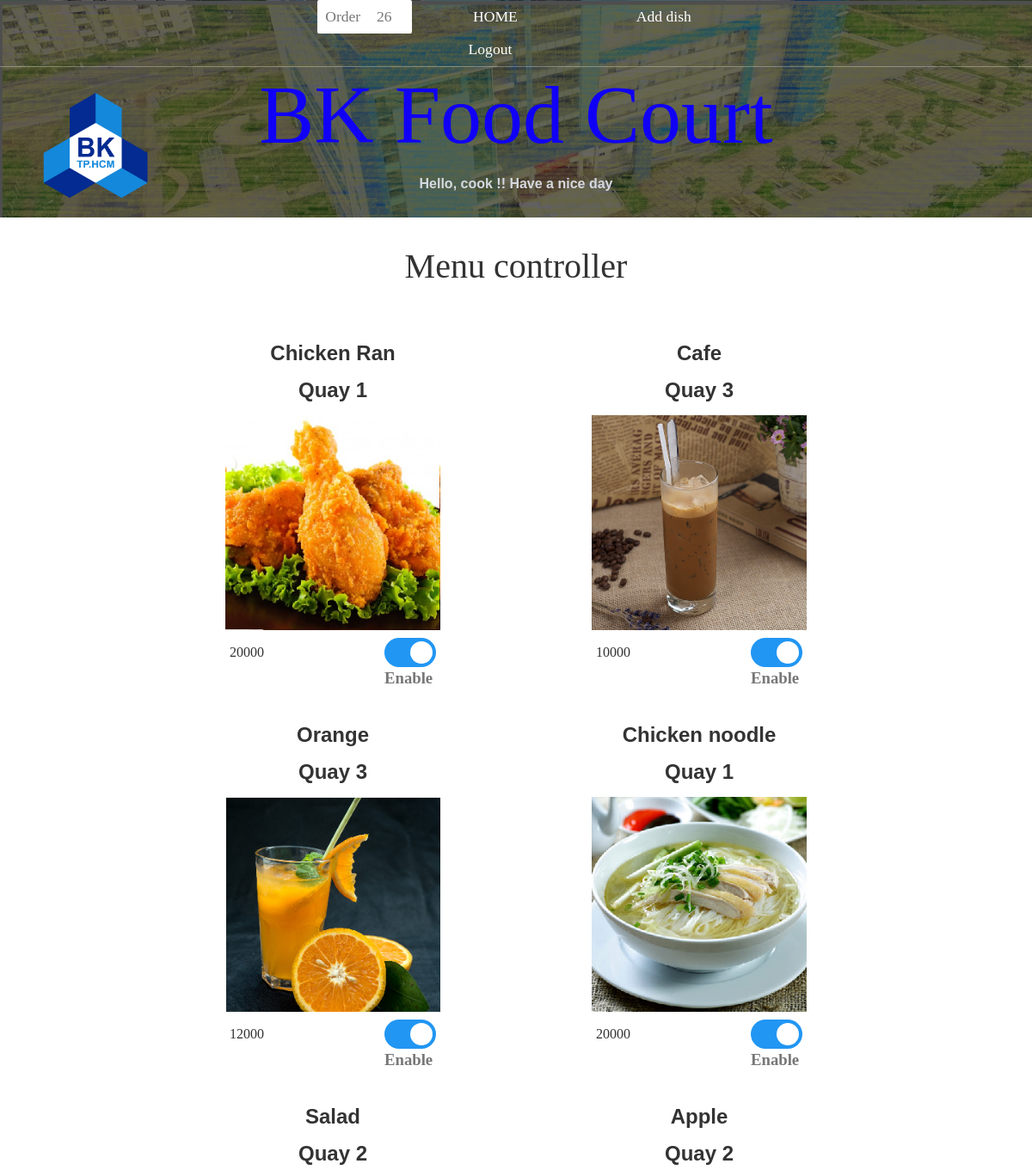
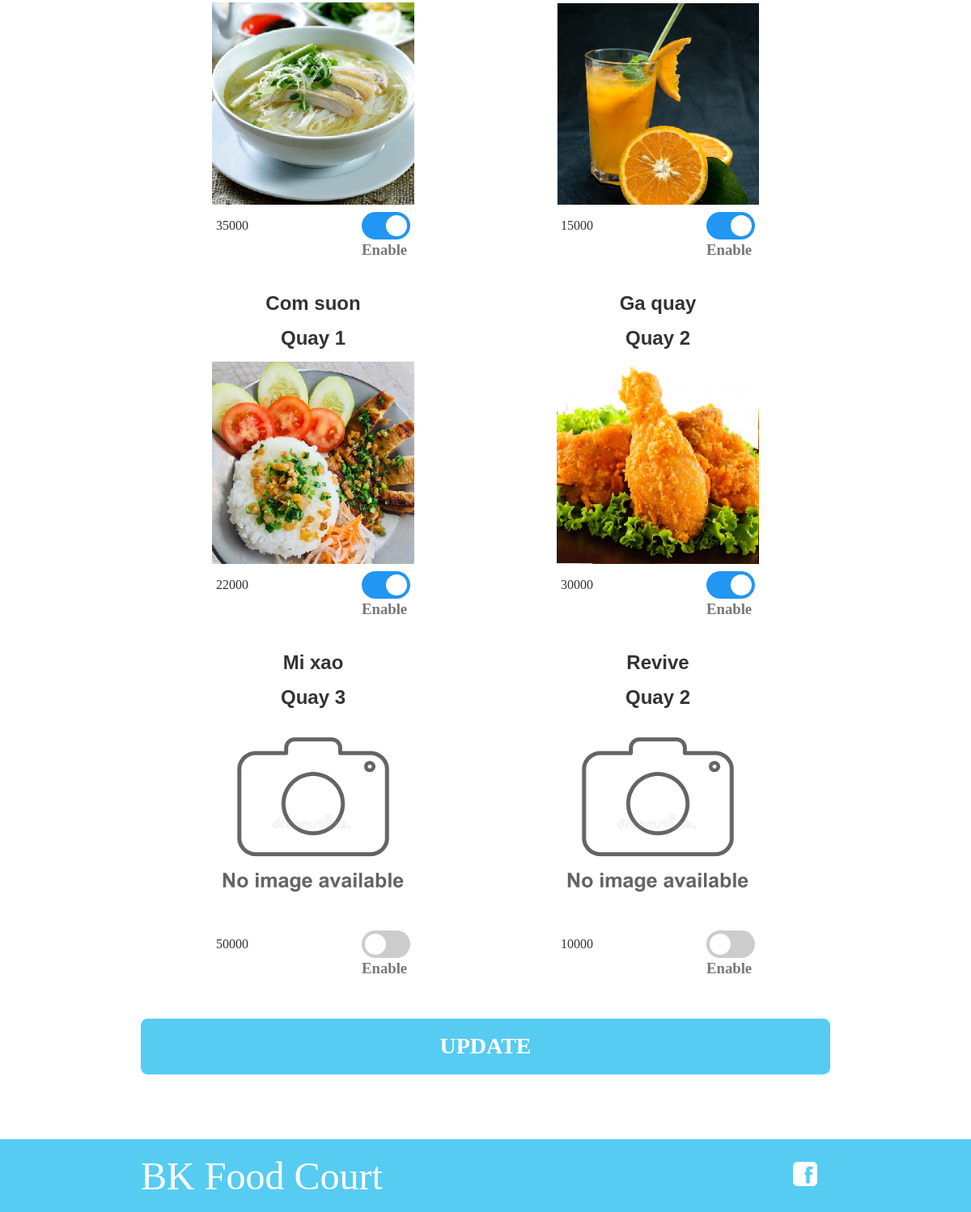
The app's page /cookSection/cookHome.php with its own data (2 pictures, top to bottom).
### tables this page shows
CREATE TABLE `menu` (
  `id` int(10) UNSIGNED NOT NULL,
  `dishname` varchar(30) NOT NULL,
  `vendor` varchar(30) NOT NULL,
  `price` int(10) UNSIGNED NOT NULL,
  `Avb` int(11) DEFAULT NULL,
  `img` varchar(100) DEFAULT NULL
);

### cookSection/cook-displayMenu.php (the view, shortened to what this page needs)
<?php
require("conection.php");
$sql = "SELECT * FROM menu";
$result = mysqli_query($conn, $sql);
?>
<html lang="en">
<head>
    <link rel="stylesheet" href="../styles.css" />
    <link rel="stylesheet" href="../toggleButton.css" />
</head>
<body>
    <div class="shop-items">
            <?php
            if (mysqli_num_rows($result) > 0) {
                    while($row = mysqli_fetch_assoc($result)) {
                            $name = $row['dishname'];
                            $vendor = $row['vendor'];
                            $price = $row['price'];
            ?>
                            <div class="shop-item">
                                    <span class="shop-item-title"><?php echo $name?></span>
                                    <span class="shop-item-title"><?php echo $vendor?></span>
                                    <img class="shop-item-image" src="../<?php echo $row['img']?>" >
                                <div class="shop-item-details">
                                    <span class="shop-item-price"><?php echo $price?></span>
                                    <label class="switch">
                                        <span class="slider round"></span>
                                        <h3>Enable</h3>
                                    </label>
                                </div>
                            </div>
            <?php
                    }
              }   else {
                  echo "No food is available";
              }
            ?>
    </div>
</body>
</html>

### styles.css (style rules this page uses)
* { box-sizing: border-box; font-family: Raleway; color: #777; }
html, body { margin: 0; padding: 0; min-height: 100%; }
.shop-item { margin: 30px; }
.shop-item-title { font-family: Arial, Helvetica, sans-serif; display: block; width: 100%; text-align: center; font-weight: bold; font-size: 1.5em; color: #333; margin-bottom: 15px; }
.shop-item-image { height: 250px; }
.shop-item-details { display: flex; align-items: center; padding: 5px; }
.shop-item-price { flex-grow: 1; color: #333; }
.shop-items { display: flex; flex-wrap: wrap; justify-content: space-around; }
* { box-sizing: border-box; }

### toggleButton.css (style rules this page uses)
.switch { position: relative; display: inline-block; width: 60px; height: 34px; }
.slider { position: absolute; cursor: pointer; top: 0; left: 0; right: 0; bottom: 0; background-color: #ccc; -webkit-transition: .4s; transition: .4s; }
.slider:before { position: absolute; content: ""; height: 26px; width: 26px; left: 4px; bottom: 4px; background-color: white; -webkit-transition: .4s; transition: .4s; }
input:checked + .slider { background-color: #2196F3; }
input:checked + .slider:before { -webkit-transform: translateX(26px); -ms-transform: translateX(26px); transform: translateX(26px); }
.slider.round { border-radius: 34px; }
.slider.round:before { border-radius: 50%; }

### records on screen
menu: dishname "Chicken Ran", vendor "Quay 1", img (picture), price "20000"
menu: dishname "Cafe", vendor "Quay 3", img (picture), price "10000"
menu: dishname "Orange", vendor "Quay 3", img (picture), price "12000"
menu: dishname "Chicken noodle", vendor "Quay 1", img (picture), price "20000"
menu: dishname "Salad", vendor "Quay 2", img (picture), price "35000"
menu: dishname "Apple", vendor "Quay 2", img (picture), price "15000"
menu: dishname "Com suon", vendor "Quay 1", img (picture), price "22000"
menu: dishname "Ga quay", vendor "Quay 2", img (picture), price "30000"
menu: dishname "Mi xao", vendor "Quay 3", img (placeholder picture), price "50000"
menu: dishname "Revive", vendor "Quay 2", img (placeholder picture), price "10000"

### other values on screen
$count "26"
